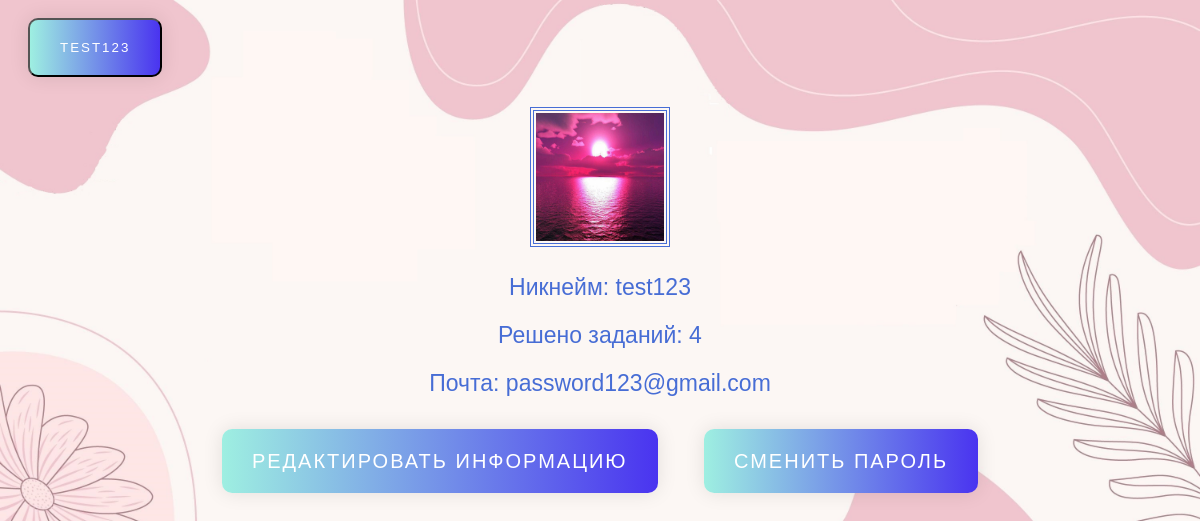
The page /profile (signed in) on the database as committed earlier.
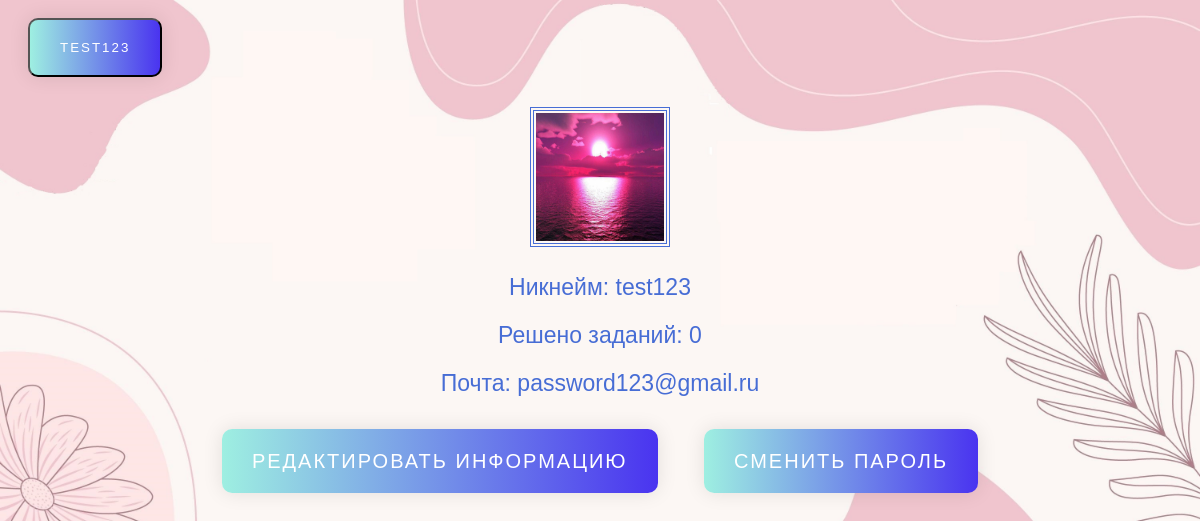
The same page on the database as committed later.
### data/users.py (models this page shows, shortened)
class User(SqlAlchemyBase, UserMixin, SerializerMixin):
    __tablename__ = 'users'
    id = sqlalchemy.Column(sqlalchemy.Integer, primary_key=True, autoincrement=True)
    nickname = sqlalchemy.Column(sqlalchemy.String, unique=True)
    task_completed = sqlalchemy.Column(sqlalchemy.Integer, default=0)
    email = sqlalchemy.Column(sqlalchemy.String, unique=True)
    hashed_password = sqlalchemy.Column(sqlalchemy.String)
    picture = sqlalchemy.Column(sqlalchemy.String)

### main.py (the view)
@app.route("/profile", methods=["GET"])
@login_required
def profile():
    find_picture = False
    if current_user.picture:
        find_picture = True
    return render_template("profile.html", title=f'Профиль {current_user.nickname}', find_picture=find_picture)

### main.py (called while the page is built)
@login_manager.user_loader
def load_user(user_id):
    return SESS.query(User).get(user_id)

### templates/profile.html (shortened to what this page needs)
{% extends "base.html" %}
{% block css %}
<link rel="stylesheet" href="../static/css/side_panel.css" type="text/css">
<link rel="stylesheet" href="../static/css/background.css">
<link rel="stylesheet" href="../static/css/gradient-button.css">
<link rel="stylesheet" href="../static/css/text.css">
{% endblock %}
{% block content %}
<div align="center">
    <p>
        {% if find_picture %}
        <img src="static/img/avatars/{{ current_user.id }}.jpg" width="128" height="128"
             style="border: 4px double #476DD5; padding: 2px;">
        {% elif not find_picture %}
        <img src="static/img/avatars/undefined_avatar.jpg" width="128" height="128"
             style="border: 4px double #476DD5; padding: 2px;">
        {% endif %}
    </p>
    <p>Никнейм: {{ current_user.nickname }}</p>
    <p>Решено заданий: {{ current_user.task_completed }}</p>
    <p>Почта: {{ current_user.email }}</p>
    <p>
    <a class="gradient-button" href="/profile_redact">Редактировать информацию</a>
        <a class="gradient-button" href="/password_change">Сменить пароль</a>
    </p>
</div>
{% endblock %}

### templates/base.html (shortened to what this page needs)
<!doctype html>
<html lang="en">
<head>
    {% block css %}{% endblock %}
</head>
<body>
<header>
    <nav class="navbar navbar-light bg-light">
        {% if current_user.is_authenticated %}
        <button class="gradient-button" onclick="openNav()">{{ current_user.nickname }}</button>
        {% endif %}
    </nav>
</header>
<div id="main">
    <main role="main" class="container">
        {% block content %}{% endblock %}
    </main>
</div>
</body>
</html>

### static/css/side_panel.css (style rules this page uses)
#main { transition: margin-left .5s; padding: 20px; }

### static/css/background.css (style rules this page uses)
html { background-repeat: no-repeat; background-position: center center; background-attachment: fixed; -webkit-background-size: cover; -moz-background-size: cover; -o-background-size: cover; background-size: cover; }

### static/css/gradient-button.css (style rules this page uses)
.gradient-button { text-decoration: none; display: inline-block; color: white; padding: 20px 30px; margin: 10px 20px; border-radius: 10px; font-family: 'Montserrat', sans-serif; text-transform: uppercase; letter-spacing: 2px; background-image: linear-gradient(to right, #9EEFE1 0%, #4830F0 51%, #9EEFE1 100%); background-size: 200% auto; box-shadow: 0 0 20px rgba(0, 0, 0, .1); transition: .5s; }

### static/css/text.css (style rules this page uses)
p { color: #476DD5 ; font-family: ‘Orienta’, sans-serif; font-size: 23px; line-height: 24px; margin: 0 0 24px; text-align: center; }
a { color: #476DD5 ; text-decoration: none; text-align: right; padding: 15px; font-size: 20px; }

### templates/profile.html (style rules this page uses)
html { background-image: url(../static/img/background.jpg); }

Rows that differ between the two databases and show on the page:
changed User "test123": task_completed "4" → "0"; email "password123@gmail.com" → "password123@gmail.ru"
